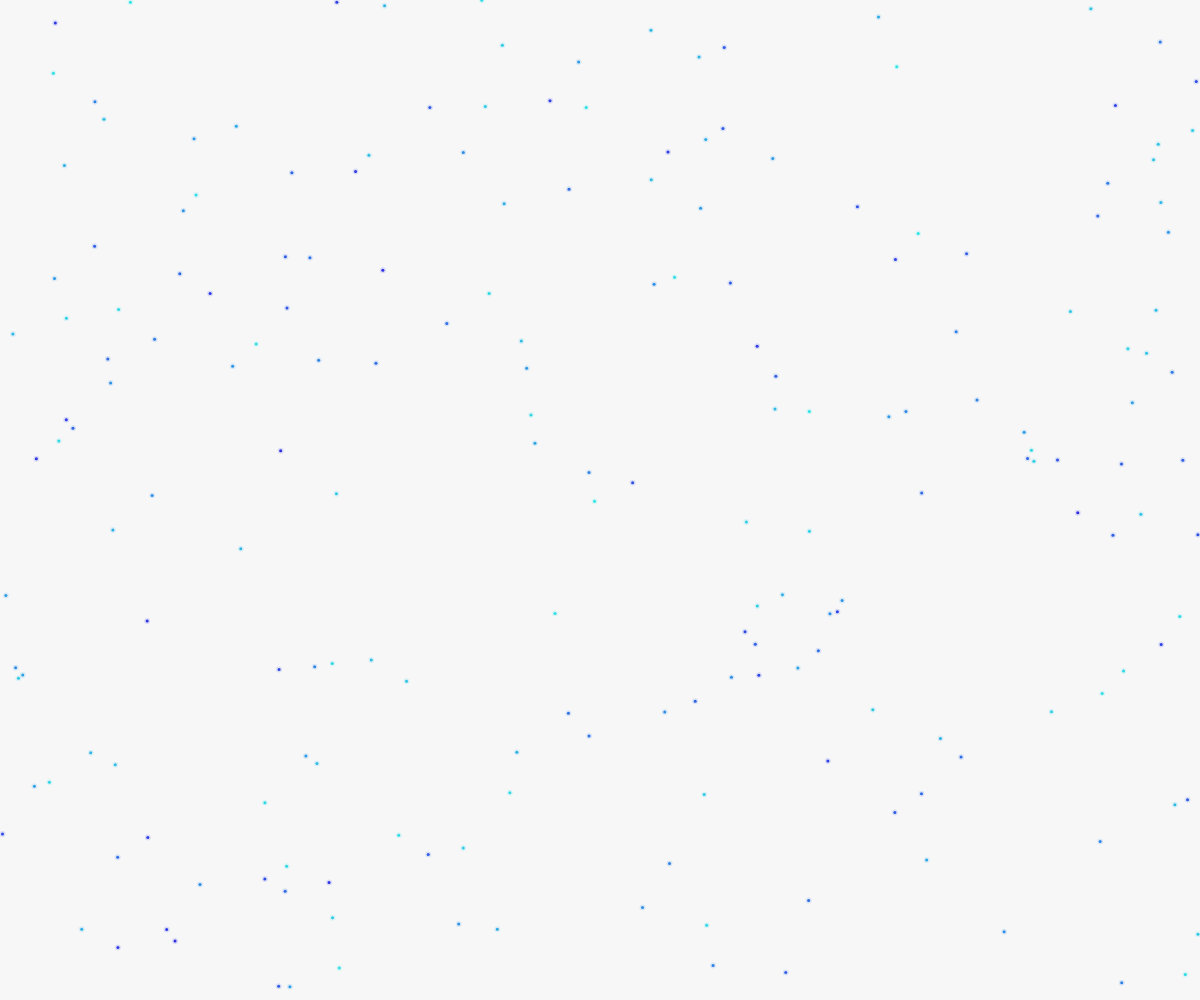
Frame 1 (no input)
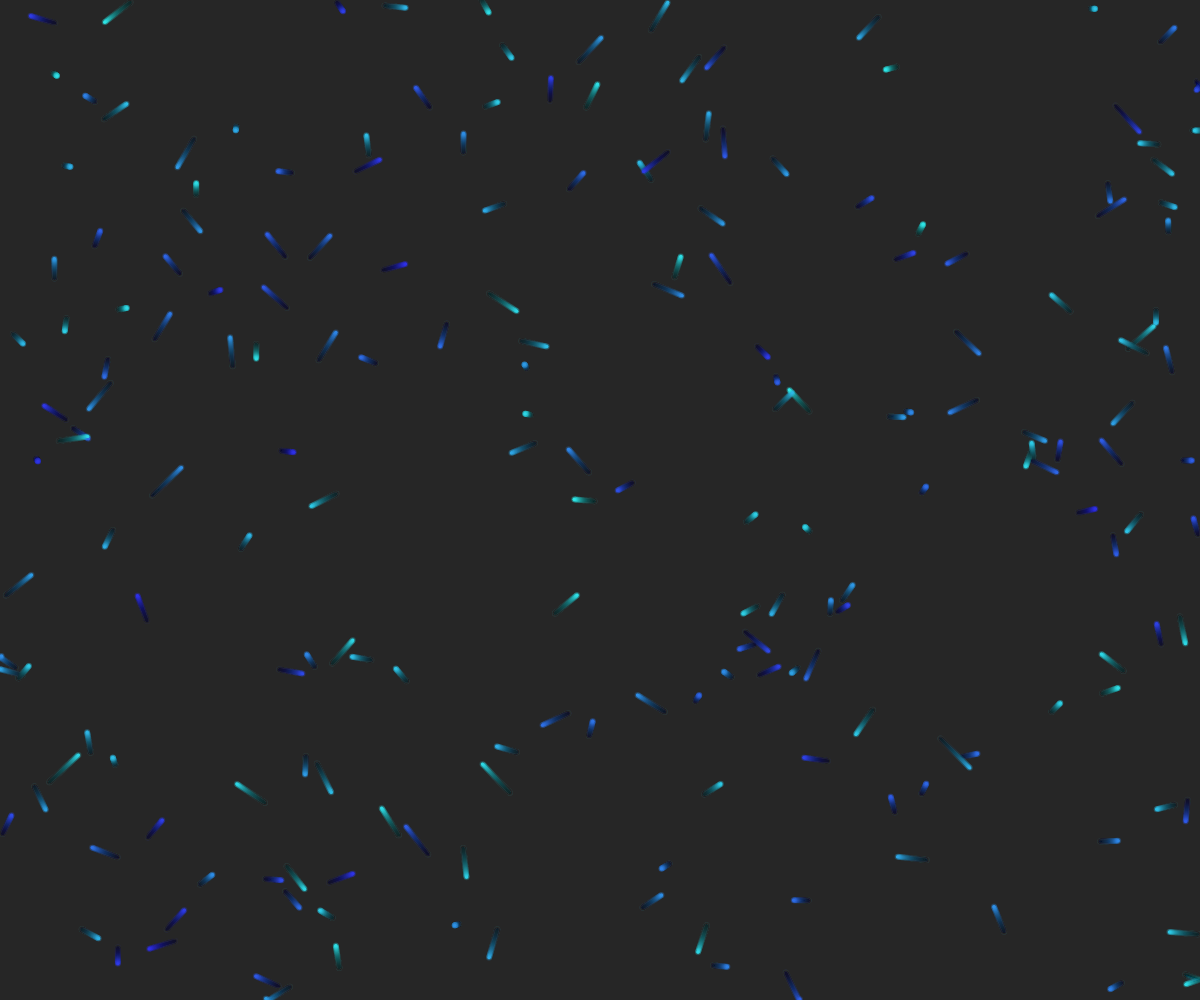
Frame 60 (no input)
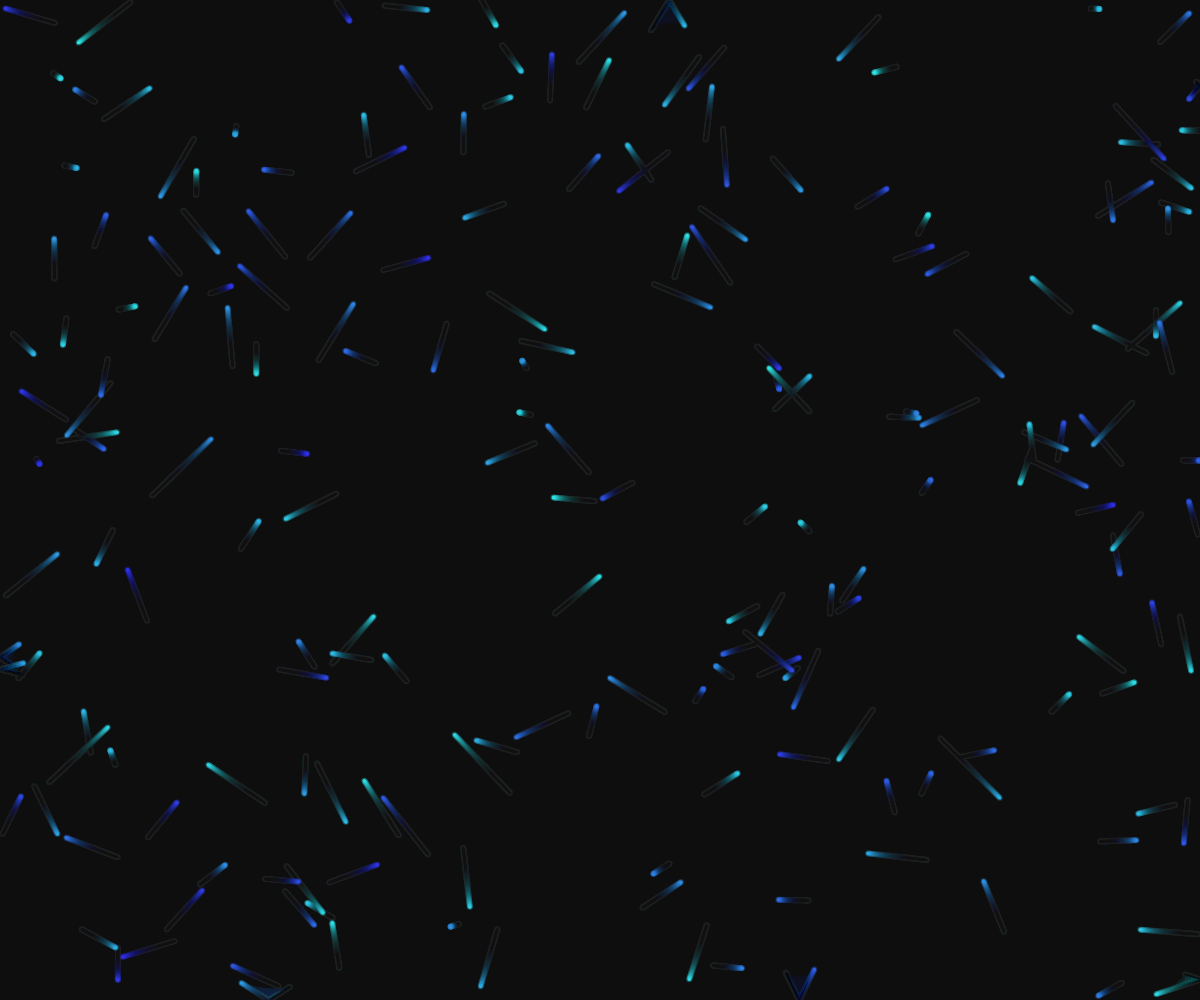
Frame 120 (the mouse pressed at the canvas centre since frame 60)

The p5.js sketch that drew these frames (run headless with seeded random() and noise() and a simulated clock; from frame 60 on, the mouse is pressed at the canvas centre):

// p5.js sketch
// ── sketch.js
let particles = [];
const numParticles = 200;
const trailLength = 100;
const searchRadius = 80;

function setup() {
  createCanvas(windowWidth, windowHeight);
  colorMode(HSB, 360, 100, 100, 1);
  noStroke();
  
  // Initialize particles
  for (let i = 0; i < numParticles; i++) {
    particles.push({
      x: random(width),
      y: random(height),
      vx: random(-0.5, 0.5),
      vy: random(-0.5, 0.5),
      hue: random(180, 240), // Cool blues and teals
      trail: [],
      age: 0,
      persistence: random(0.95, 0.99)
    });
  }
}

function draw() {
  background(20, 10, 5, 0.03); // Dark background with fade
  
  // Update and draw particles
  for (let p of particles) {
    // Apply velocity
    p.x += p.vx;
    p.y += p.vy;
    
    // Bounce off edges
    if (p.x < 0 || p.x > width) p.vx *= -1;
    if (p.y < 0 || p.y > height) p.vy *= -1;
    
    // Add current position to trail
    p.trail.push({x: p.x, y: p.y});
    
    // Remove old points from trail
    if (p.trail.length > trailLength) {
      p.trail.shift();
    }
    
    // Draw trail
    beginShape();
    for (let i = 0; i < p.trail.length; i++) {
      const point = p.trail[i];
      const alpha = map(i, 0, p.trail.length, 0.8, 0);
      const size = map(i, 0, p.trail.length, 4, 1);
      fill(p.hue, 80, 90, alpha);
      vertex(point.x, point.y);
    }
    endShape();
    
    // Draw particle body
    fill(p.hue, 80, 90);
    ellipse(p.x, p.y, 3, 3);
    
    // Draw glow effect
    fill(p.hue, 80, 90, 0.15);
    ellipse(p.x, p.y, 6, 6);
  }
}

function windowResized() {
  resizeCanvas(windowWidth, windowHeight);
}

// Search mechanism activated by dragging
let searchActive = false;
let searchX, searchY;

function mousePressed() {
  searchActive = true;
  searchX = mouseX;
  searchY = mouseY;
}

function mouseDragged() {
  searchX = mouseX;
  searchY = mouseY;
  
  // Draw search trace
  stroke(200, 80, 90, 0.7);
  noFill();
  beginShape();
  vertex(mouseX, mouseY);
  endShape();
}

function mouseReleased() {
  searchActive = false;
}
